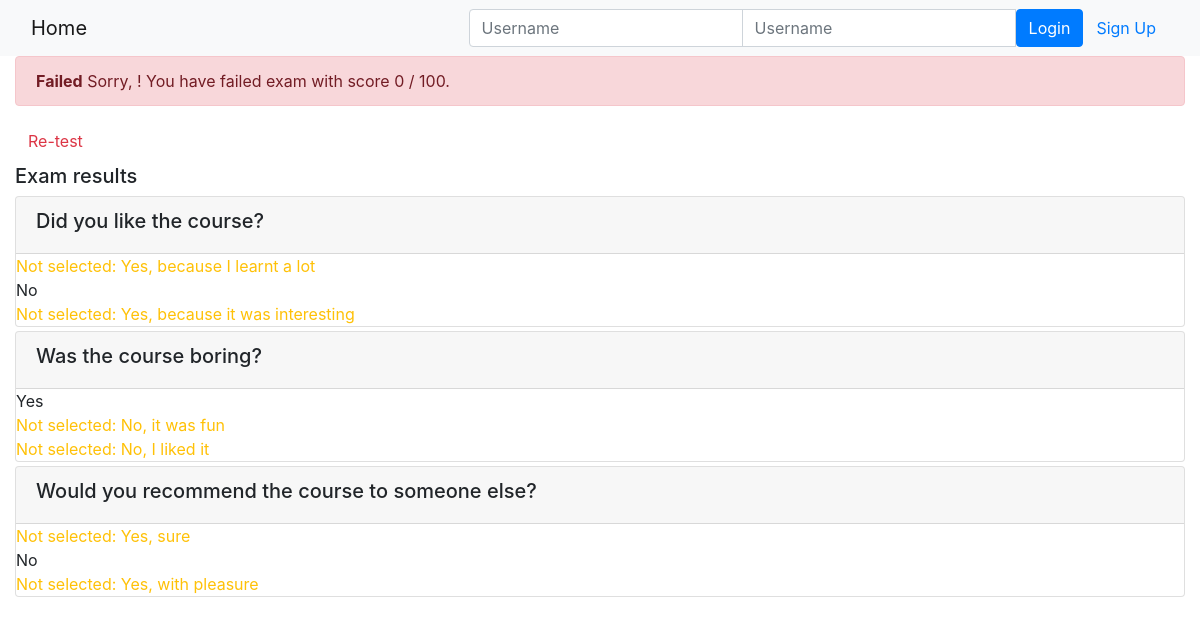
Screenshot of /onlinecourse/1/show_exam_result/1 with the database file from the repository.
### onlinecourse/models.py (models this page shows, shortened)
class Question(models.Model):
    course = models.ForeignKey(Course, on_delete=models.CASCADE)
    text = models.TextField()
    grade = models.IntegerField(default=1)

class Choice(models.Model):
    question = models.ForeignKey(Question, on_delete=models.CASCADE)
    content = models.TextField()
    correct = models.BooleanField()

### onlinecourse/views.py (the view)
# urls.py: path('<int:course_id>/show_exam_result/<int:submission_id>', views.show_exam_result, name='show_exam_result'),
def show_exam_result(request, course_id, submission_id):
    course = Course.objects.get(id=course_id)
    submission = Submission.objects.get(id=submission_id)
    selected_ids = []
    selected_count = 0
    for choice in submission.chocies.all():
        selected_ids.append(choice.id)
        if choice.correct:
            selected_count += choice.question.grade
    complete_count = 0
    for question in course.question_set.all():
        for choice in question.choice_set.all():
            if choice.correct:
                complete_count += choice.question.grade
    context = {}
    context['course'] = course
    context['selected_ids'] = selected_ids
    context['grade'] = int(100.0 * selected_count / complete_count)
    return render(request, 'onlinecourse/exam_result_bootstrap.html', context)

### onlinecourse/templates/onlinecourse/exam_result_bootstrap.html (shortened to what this page needs)
<!DOCTYPE html>
<html lang="en">
<head>
    {% load static %}
    <link rel="stylesheet" href="https://maxcdn.bootstrapcdn.com/bootstrap/4.5.2/css/bootstrap.min.css">
</head>
<body>
 <nav class="navbar navbar-light bg-light">
    <div class="container-fluid">
        <div class="navbar-header">
              <a class="navbar-brand" href="{% url 'onlinecourse:index' %}">Home</a>
        </div>
        <ul class="nav navbar-nav navbar-right">
            {% if user.is_authenticated %}
            <li>
                <a class="btn btn-link" href="#">{{ user.first_name }}({{ user.username }})</a>
                <a class="btn btn-link" href="{% url 'onlinecourse:logout' %}">Logout</a>
            </li>
            {% else %}
            <li>
                <form class="form-inline" action="{% url 'onlinecourse:login' %}" method="post">
                    <div class="input-group">
                        <input type="text" class="form-control" placeholder="Username" name="username" >
                        <input type="password" class="form-control" placeholder="Username" name="psw" >
                        <button class="btn btn-primary" type="submit">Login</button>
                        <a class="btn btn-link" href="{% url 'onlinecourse:registration' %}">Sign Up</a>
                    </div>
                </form>
            </li>
            {% endif %}
        </ul>
    </div>
</nav>
<div class="container-fluid">
    {% if grade > 80 %}
    <div class="alert alert-success">
        <strong>Congratulations, {{ user.first_name }}!</strong> You have passed the exam and completed the course with score {{ grade }} / 100.
    </div>
        {% else %}
        <div class="alert alert-danger">
            <strong>Failed</strong> Sorry, {{ user.first_name }}! You have failed exam with score {{ grade }} / 100.
        </div>
        <a class="btn btn-link text-danger" href="{% url 'onlinecourse:course_details' course.id %}">Re-test</a>
        {% endif %}
        <div class="card-columns-vertical mt-1">
        <h5 class="">Exam results</h5>
            {% for question in course.question_set.all %}
                <div class="card mt-1">
                    <div class="card-header"><h5>{{ question.text}}</h5></div>
                    {% for choice in question.choice_set.all %}
                        {% if choice.correct and choice.id in selected_ids %}
                            <span class="text-success">Correct answer: {{ choice.content }}</span>
                        {% else %}
                            {% if not choice.correct and choice.id in selected_ids %}
                                <span class="text-danger">Should not be selected: {{ choice.content }}</span>
                            {% else %}
                                {% if choice.correct %}
                                    <span class="text-warning">Not selected: {{ choice.content }}</span>
                                {% else %}
                                    {{ choice.content }}
                                {% endif %}
                            {% endif %}
                        {% endif %}
                    {% endfor %}
                </div>
            {% endfor %}
        </div>
    </div>
</body>
</html>

### rows the page displays
Question: text "Did you like the course?"
Choice: content "Yes, because I learnt a lot"
Choice: content "No"
Choice: content "Yes, because it was interesting"
Question: text "Was the course boring?"
Choice: content "Yes"
Choice: content "No, it was fun"
Choice: content "No, I liked it"
Question: text "Would you recommend the course to someone else?"
Choice: content "Yes, sure"
Choice: content "No"
Choice: content "Yes, with pleasure"

### other values shown
{{ grade }} "0"
